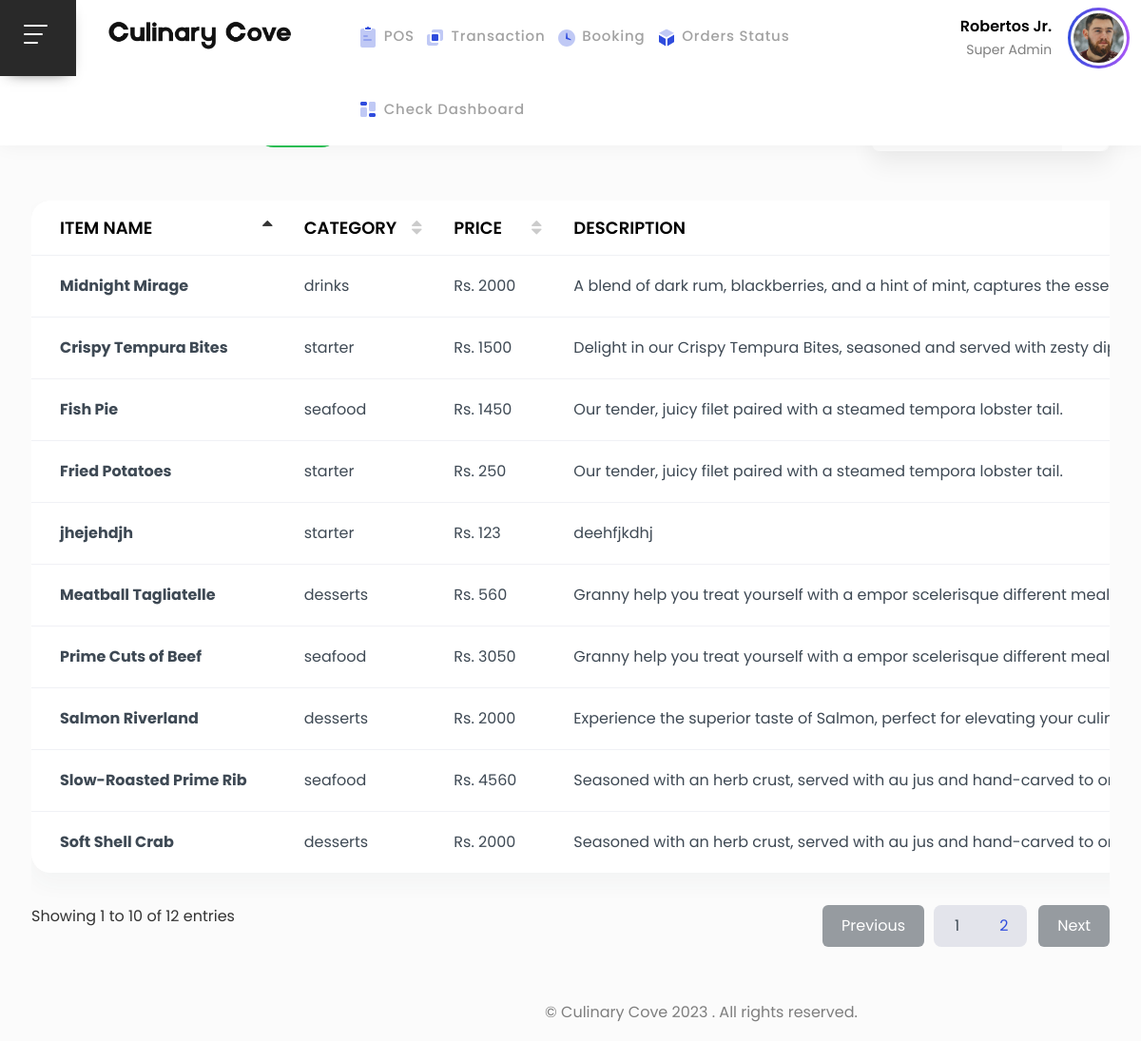
Page /admin-panel/front-food-items.php (signed in) on the committed database.
### tables this page shows
CREATE TABLE `products` (
  `product_id` int(11) NOT NULL,
  `product_name` varchar(200) NOT NULL,
  `product_price` int(11) NOT NULL,
  `description` varchar(500) NOT NULL,
  `category` varchar(100) NOT NULL
);

### admin-panel/front-food-items.php (the view, shortened to what this page needs)
<!DOCTYPE html>
<html lang="en">
<head>
    <link href="vendor/bootstrap-select/dist/css/bootstrap-select.min.css" rel="stylesheet">
	<link href="vendor/datatables/css/jquery.dataTables.min.css" rel="stylesheet">
    <link href="css/style.css" rel="stylesheet">
	<link href="../../cdn.lineicons.com/2.0/LineIcons.css" rel="stylesheet">
</head>
<body>
    <div id="main-wrapper">
	<?php include 'includes/header.php'; ?>
        <div class="content-wrapper">
			<div class="container-fluid">
				<div class="form-head dashboard-head d-md-flex d-block mb-5 align-items-start">
					<h2 class="dashboard-title me-auto">Food Items <a href="javascript:void(0);" class="btn btn-success btn-rounded ms-4 text-white d-inline-block flex-grow-1" data-bs-toggle="modal" data-bs-target="#exampleModal">
					</a></h2>
					<div class="input-group search-area">
						<span class="input-group-text"><a href="javascript:void(0)"><i class="flaticon-381-search-2"></i></a></span>
					</div>
				</div>
				<div class="row">
					<div class="col-12">
						<div class="table-responsive">
							<table id="example5" class="display mb-4 defaultTable dataTablesCard" style="min-width: 845px;">
								<thead>
									<tr>
										<th>ITEM NAME</th>
										<th>CATEGORY</th>
										<th>PRICE</th>
										<th>DESCRIPTION</th>
									</tr>
								</thead>
								<tbody>
								<?php
                                	$sql = "SELECT * FROM products";
                                	$result = $conn->query($sql);
									if ($result->num_rows > 0) {
										while($row = $result->fetch_assoc()) {
                            	?>
									<tr>
										<td><strong><?php echo $row['product_name'];?></strong></td>
										<td><?php echo $row['category'];?></td>
										<td>Rs. <?php echo $row['product_price'];?></td>
										<td><?php echo $row['description'];?></td>
									</tr>
									<?php
                                    	}
                                			}
                            		?>
								</tbody>
							</table>
						</div>
					</div>
				</div>
            </div>
        </div>
		<?php include 'includes/footer.php'; ?>
    </div>
</body>
</html>

### rows in the picture
products: product_name "Salmon Riverland", category "desserts", product_price "2000", description "Experience the superior taste of Salmon, perfect for elevating your…"
products: product_name "Soft Shell Crab", category "desserts", product_price "2000", description "Seasoned with an herb crust, served with au jus and hand-carved to…"
products: product_name "Fish Pie", category "seafood", product_price "1450", description "Our tender, juicy filet paired with a steamed tempora lobster tail."
products: product_name "Meatball Tagliatelle", category "desserts", product_price "560", description "Granny help you treat yourself with a empor scelerisque different meal…"
products: product_name "Prime Cuts of Beef", category "seafood", product_price "3050", description "Granny help you treat yourself with a empor scelerisque different meal…"
products: product_name "Slow-Roasted Prime Rib", category "seafood", product_price "4560", description "Seasoned with an herb crust, served with au jus and hand-carved to…"
products: product_name "Midnight Mirage", category "drinks", product_price "2000", description "A blend of dark rum, blackberries, and a hint of mint, captures the…"
products: product_name "Fried Potatoes", category "starter", product_price "250", description "Our tender, juicy filet paired with a steamed tempora lobster tail."
products: product_name "Crispy Tempura Bites", category "starter", product_price "1500", description "Delight in our Crispy Tempura Bites, seasoned and served with zesty…"
products: product_name "jhejehdjh", category "starter", product_price "123", description "deehfjkdhj"
